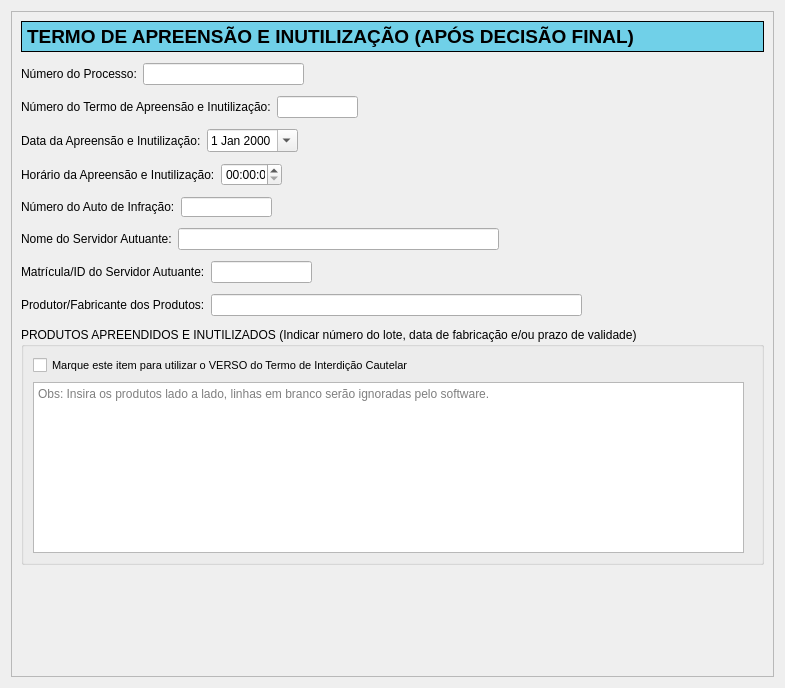
<?xml version="1.0" encoding="UTF-8"?>
<ui version="4.0">
 <class>TermoApreensaoInutilizacaoAposDecisaoFinal</class>
 <widget class="QWidget" name="TermoApreensaoInutilizacaoAposDecisaoFinal">
  <property name="geometry">
   <rect>
    <x>0</x>
    <y>0</y>
    <width>785</width>
    <height>688</height>
   </rect>
  </property>
  <property name="windowTitle">
   <string>Form</string>
  </property>
  <layout class="QVBoxLayout" name="verticalLayout">
   <item>
    <widget class="QScrollArea" name="scrollArea">
     <property name="widgetResizable">
      <bool>true</bool>
     </property>
     <widget class="QWidget" name="scrollAreaWidgetContents">
      <property name="geometry">
       <rect>
        <x>0</x>
        <y>0</y>
        <width>765</width>
        <height>668</height>
       </rect>
      </property>
      <layout class="QVBoxLayout" name="verticalLayout_3">
       <item>
        <widget class="QLabel" name="label">
         <property name="minimumSize">
          <size>
           <width>0</width>
           <height>31</height>
          </size>
         </property>
         <property name="styleSheet">
          <string notr="true">QLabel {
border: 1px solid black;
background-color: rgb(112,208,232);
font-weight: bold;
font-size: 14pt;
}</string>
         </property>
         <property name="text">
          <string>TERMO DE APREENSÃO E INUTILIZAÇÃO (APÓS DECISÃO FINAL)</string>
         </property>
        </widget>
       </item>
       <item>
        <spacer name="verticalSpacer">
         <property name="orientation">
          <enum>Qt::Vertical</enum>
         </property>
         <property name="sizeType">
          <enum>QSizePolicy::Fixed</enum>
         </property>
         <property name="sizeHint" stdset="0">
          <size>
           <width>20</width>
           <height>5</height>
          </size>
         </property>
        </spacer>
       </item>
       <item>
        <layout class="QHBoxLayout" name="horizontalLayout">
         <item>
          <widget class="QLabel" name="label_2">
           <property name="text">
            <string>Número do Processo:</string>
           </property>
          </widget>
         </item>
         <item>
          <widget class="QLineEdit" name="numProcessoLineEdit">
           <property name="minimumSize">
            <size>
             <width>161</width>
             <height>0</height>
            </size>
           </property>
           <property name="maximumSize">
            <size>
             <width>161</width>
             <height>16777215</height>
            </size>
           </property>
          </widget>
         </item>
         <item>
          <spacer name="horizontalSpacer">
           <property name="orientation">
            <enum>Qt::Horizontal</enum>
           </property>
           <property name="sizeHint" stdset="0">
            <size>
             <width>40</width>
             <height>20</height>
            </size>
           </property>
          </spacer>
         </item>
        </layout>
       </item>
       <item>
        <spacer name="verticalSpacer_2">
         <property name="orientation">
          <enum>Qt::Vertical</enum>
         </property>
         <property name="sizeType">
          <enum>QSizePolicy::Fixed</enum>
         </property>
         <property name="sizeHint" stdset="0">
          <size>
           <width>20</width>
           <height>5</height>
          </size>
         </property>
        </spacer>
       </item>
       <item>
        <layout class="QHBoxLayout" name="horizontalLayout_2">
         <item>
          <widget class="QLabel" name="label_3">
           <property name="text">
            <string>Número do Termo de Apreensão e Inutilização:</string>
           </property>
          </widget>
         </item>
         <item>
          <widget class="QLineEdit" name="numTermoApreensaoLineEdit">
           <property name="minimumSize">
            <size>
             <width>81</width>
             <height>0</height>
            </size>
           </property>
           <property name="maximumSize">
            <size>
             <width>81</width>
             <height>16777215</height>
            </size>
           </property>
          </widget>
         </item>
         <item>
          <spacer name="horizontalSpacer_2">
           <property name="orientation">
            <enum>Qt::Horizontal</enum>
           </property>
           <property name="sizeHint" stdset="0">
            <size>
             <width>40</width>
             <height>20</height>
            </size>
           </property>
          </spacer>
         </item>
        </layout>
       </item>
       <item>
        <spacer name="verticalSpacer_3">
         <property name="orientation">
          <enum>Qt::Vertical</enum>
         </property>
         <property name="sizeType">
          <enum>QSizePolicy::Fixed</enum>
         </property>
         <property name="sizeHint" stdset="0">
          <size>
           <width>20</width>
           <height>5</height>
          </size>
         </property>
        </spacer>
       </item>
       <item>
        <layout class="QHBoxLayout" name="horizontalLayout_3">
         <item>
          <widget class="QLabel" name="label_4">
           <property name="text">
            <string>Data da Apreensão e Inutilização:</string>
           </property>
          </widget>
         </item>
         <item>
          <widget class="QDateEdit" name="dataApreensaoDateEdit">
           <property name="minimumSize">
            <size>
             <width>91</width>
             <height>0</height>
            </size>
           </property>
           <property name="maximumSize">
            <size>
             <width>91</width>
             <height>16777215</height>
            </size>
           </property>
           <property name="calendarPopup">
            <bool>true</bool>
           </property>
          </widget>
         </item>
         <item>
          <spacer name="horizontalSpacer_3">
           <property name="orientation">
            <enum>Qt::Horizontal</enum>
           </property>
           <property name="sizeHint" stdset="0">
            <size>
             <width>40</width>
             <height>20</height>
            </size>
           </property>
          </spacer>
         </item>
        </layout>
       </item>
       <item>
        <spacer name="verticalSpacer_4">
         <property name="orientation">
          <enum>Qt::Vertical</enum>
         </property>
         <property name="sizeType">
          <enum>QSizePolicy::Fixed</enum>
         </property>
         <property name="sizeHint" stdset="0">
          <size>
           <width>20</width>
           <height>5</height>
          </size>
         </property>
        </spacer>
       </item>
       <item>
        <layout class="QHBoxLayout" name="horizontalLayout_4">
         <item>
          <widget class="QLabel" name="label_5">
           <property name="text">
            <string>Horário da Apreensão e Inutilização:</string>
           </property>
          </widget>
         </item>
         <item>
          <widget class="QTimeEdit" name="horarioApreensaoTimeEdit">
           <property name="minimumSize">
            <size>
             <width>61</width>
             <height>0</height>
            </size>
           </property>
           <property name="maximumSize">
            <size>
             <width>61</width>
             <height>16777215</height>
            </size>
           </property>
          </widget>
         </item>
         <item>
          <spacer name="horizontalSpacer_4">
           <property name="orientation">
            <enum>Qt::Horizontal</enum>
           </property>
           <property name="sizeHint" stdset="0">
            <size>
             <width>40</width>
             <height>20</height>
            </size>
           </property>
          </spacer>
         </item>
        </layout>
       </item>
       <item>
        <spacer name="verticalSpacer_5">
         <property name="orientation">
          <enum>Qt::Vertical</enum>
         </property>
         <property name="sizeType">
          <enum>QSizePolicy::Fixed</enum>
         </property>
         <property name="sizeHint" stdset="0">
          <size>
           <width>20</width>
           <height>5</height>
          </size>
         </property>
        </spacer>
       </item>
       <item>
        <layout class="QHBoxLayout" name="horizontalLayout_5">
         <item>
          <widget class="QLabel" name="label_6">
           <property name="text">
            <string>Número do Auto de Infração:</string>
           </property>
          </widget>
         </item>
         <item>
          <widget class="QLineEdit" name="numAutoLineEdit">
           <property name="minimumSize">
            <size>
             <width>91</width>
             <height>0</height>
            </size>
           </property>
           <property name="maximumSize">
            <size>
             <width>91</width>
             <height>20</height>
            </size>
           </property>
          </widget>
         </item>
         <item>
          <spacer name="horizontalSpacer_5">
           <property name="orientation">
            <enum>Qt::Horizontal</enum>
           </property>
           <property name="sizeHint" stdset="0">
            <size>
             <width>40</width>
             <height>20</height>
            </size>
           </property>
          </spacer>
         </item>
        </layout>
       </item>
       <item>
        <spacer name="verticalSpacer_6">
         <property name="orientation">
          <enum>Qt::Vertical</enum>
         </property>
         <property name="sizeType">
          <enum>QSizePolicy::Fixed</enum>
         </property>
         <property name="sizeHint" stdset="0">
          <size>
           <width>20</width>
           <height>5</height>
          </size>
         </property>
        </spacer>
       </item>
       <item>
        <layout class="QHBoxLayout" name="horizontalLayout_8">
         <item>
          <widget class="QLabel" name="label_8">
           <property name="text">
            <string>Nome do Servidor Autuante:</string>
           </property>
          </widget>
         </item>
         <item>
          <widget class="QLineEdit" name="nomeServidorLineEdit">
           <property name="minimumSize">
            <size>
             <width>321</width>
             <height>0</height>
            </size>
           </property>
           <property name="maximumSize">
            <size>
             <width>321</width>
             <height>16777215</height>
            </size>
           </property>
          </widget>
         </item>
         <item>
          <spacer name="horizontalSpacer_7">
           <property name="orientation">
            <enum>Qt::Horizontal</enum>
           </property>
           <property name="sizeHint" stdset="0">
            <size>
             <width>40</width>
             <height>20</height>
            </size>
           </property>
          </spacer>
         </item>
        </layout>
       </item>
       <item>
        <spacer name="verticalSpacer_7">
         <property name="orientation">
          <enum>Qt::Vertical</enum>
         </property>
         <property name="sizeType">
          <enum>QSizePolicy::Fixed</enum>
         </property>
         <property name="sizeHint" stdset="0">
          <size>
           <width>20</width>
           <height>5</height>
          </size>
         </property>
        </spacer>
       </item>
       <item>
        <layout class="QHBoxLayout" name="horizontalLayout_7">
         <item>
          <widget class="QLabel" name="label_9">
           <property name="text">
            <string>Matrícula/ID do Servidor Autuante:</string>
           </property>
          </widget>
         </item>
         <item>
          <widget class="QLineEdit" name="idServidorLineEdit">
           <property name="minimumSize">
            <size>
             <width>101</width>
             <height>0</height>
            </size>
           </property>
           <property name="maximumSize">
            <size>
             <width>101</width>
             <height>16777215</height>
            </size>
           </property>
          </widget>
         </item>
         <item>
          <spacer name="horizontalSpacer_8">
           <property name="orientation">
            <enum>Qt::Horizontal</enum>
           </property>
           <property name="sizeHint" stdset="0">
            <size>
             <width>40</width>
             <height>20</height>
            </size>
           </property>
          </spacer>
         </item>
        </layout>
       </item>
       <item>
        <spacer name="verticalSpacer_8">
         <property name="orientation">
          <enum>Qt::Vertical</enum>
         </property>
         <property name="sizeType">
          <enum>QSizePolicy::Fixed</enum>
         </property>
         <property name="sizeHint" stdset="0">
          <size>
           <width>20</width>
           <height>5</height>
          </size>
         </property>
        </spacer>
       </item>
       <item>
        <layout class="QHBoxLayout" name="horizontalLayout_6">
         <item>
          <widget class="QLabel" name="label_7">
           <property name="text">
            <string>Produtor/Fabricante dos Produtos:</string>
           </property>
          </widget>
         </item>
         <item>
          <widget class="QLineEdit" name="fabricanteProdutosLineEdit">
           <property name="minimumSize">
            <size>
             <width>371</width>
             <height>0</height>
            </size>
           </property>
           <property name="maximumSize">
            <size>
             <width>371</width>
             <height>16777215</height>
            </size>
           </property>
          </widget>
         </item>
         <item>
          <spacer name="horizontalSpacer_6">
           <property name="orientation">
            <enum>Qt::Horizontal</enum>
           </property>
           <property name="sizeHint" stdset="0">
            <size>
             <width>40</width>
             <height>20</height>
            </size>
           </property>
          </spacer>
         </item>
        </layout>
       </item>
       <item>
        <spacer name="verticalSpacer_9">
         <property name="orientation">
          <enum>Qt::Vertical</enum>
         </property>
         <property name="sizeType">
          <enum>QSizePolicy::Fixed</enum>
         </property>
         <property name="sizeHint" stdset="0">
          <size>
           <width>20</width>
           <height>5</height>
          </size>
         </property>
        </spacer>
       </item>
       <item>
        <widget class="QGroupBox" name="groupBox">
         <property name="title">
          <string>PRODUTOS APREENDIDOS E INUTILIZADOS (Indicar número do lote, data de fabricação e/ou prazo de validade)</string>
         </property>
         <layout class="QVBoxLayout" name="verticalLayout_2">
          <item>
           <layout class="QHBoxLayout" name="horizontalLayout_11">
            <item>
             <widget class="QCheckBox" name="checkBoxUsarVerso">
              <property name="font">
               <font>
                <pointsize>8</pointsize>
                <weight>50</weight>
                <bold>false</bold>
               </font>
              </property>
              <property name="text">
               <string>Marque este item para utilizar o VERSO do Termo de Interdição Cautelar</string>
              </property>
             </widget>
            </item>
            <item>
             <spacer name="horizontalSpacer_11">
              <property name="orientation">
               <enum>Qt::Horizontal</enum>
              </property>
              <property name="sizeHint" stdset="0">
               <size>
                <width>40</width>
                <height>20</height>
               </size>
              </property>
             </spacer>
            </item>
           </layout>
          </item>
          <item>
           <layout class="QHBoxLayout" name="horizontalLayout_9">
            <item>
             <widget class="QPlainTextEdit" name="produtosApreendidosPlainTextEdit">
              <property name="minimumSize">
               <size>
                <width>711</width>
                <height>0</height>
               </size>
              </property>
              <property name="maximumSize">
               <size>
                <width>711</width>
                <height>171</height>
               </size>
              </property>
              <property name="placeholderText">
               <string>Obs: Insira os produtos lado a lado, linhas em branco serão ignoradas pelo software.</string>
              </property>
             </widget>
            </item>
            <item>
             <spacer name="horizontalSpacer_9">
              <property name="orientation">
               <enum>Qt::Horizontal</enum>
              </property>
              <property name="sizeHint" stdset="0">
               <size>
                <width>40</width>
                <height>20</height>
               </size>
              </property>
             </spacer>
            </item>
           </layout>
          </item>
         </layout>
        </widget>
       </item>
       <item>
        <spacer name="verticalSpacer_10">
         <property name="orientation">
          <enum>Qt::Vertical</enum>
         </property>
         <property name="sizeHint" stdset="0">
          <size>
           <width>20</width>
           <height>20</height>
          </size>
         </property>
        </spacer>
       </item>
      </layout>
     </widget>
    </widget>
   </item>
  </layout>
 </widget>
 <resources/>
 <connections/>
</ui>
